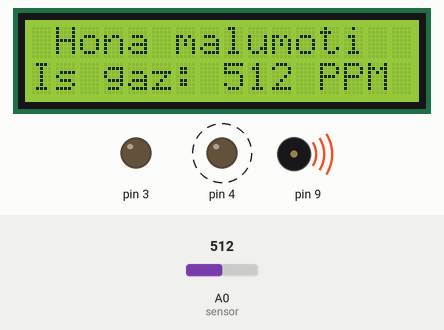
Bench run of a sketch on a simulated Arduino Uno, built with avr-gcc and run on an emulated ATmega328P. On the bench: 16×2 character LCD, output pins drawn as LEDs (lit = HIGH), buzzer (waves = sounding). Dashed ring = blinking. The inputs (shaded band) are chosen by the test bench; at power-on: A0 (sensor) = 512. Pins used as bus, display or sensor lines are not drawn; what the sketch prints to the serial monitor is not drawn.

Above: at 1.3 s.
1.4 s: A0 (sensor) set to 163
At 2.5 s:
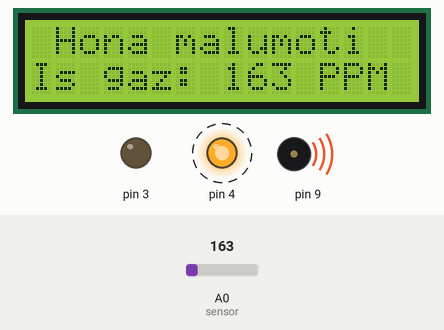
4.9 s: A0 (sensor) set to 134
At 6.0 s:
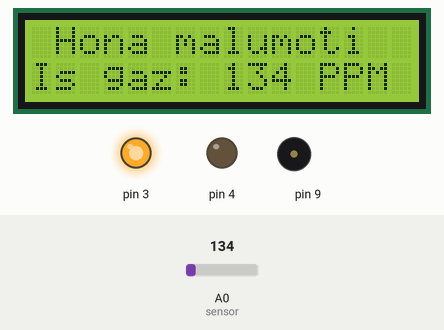
6.8 s: A0 (sensor) set to 160
At 7.16 s:
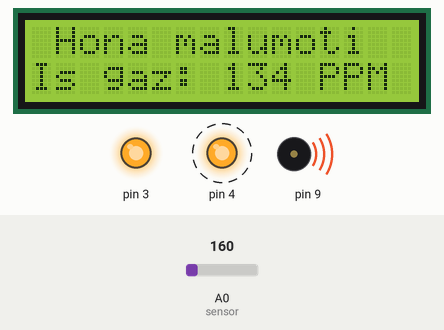
Timing chart, 0 to 14.5 s (numbered marks = the images above; inputs shaded):
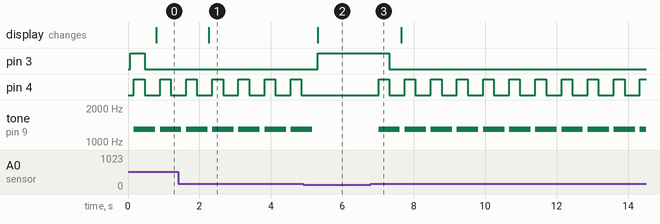

The sketch:

Hakaton_code2.ino
```cpp
 #include <LiquidCrystal_I2C.h>
#include <SimpleDHT.h>

 LiquidCrystal_I2C lcd(0x27,16,2);

int pinDHT11 = 2;
SimpleDHT11 dht11;

int sensor = A0;
int gaz;

void setup() {
  //Serial.begin(9600);
  lcd.init();
  lcd.backlight();
  Serial.begin(9600);
  pinMode(3, OUTPUT);
pinMode(2, OUTPUT);
pinMode(4, OUTPUT);
pinMode(9, OUTPUT);
pinMode(A0, INPUT);
digitalWrite(3, 1);
}

void loop() {


gaz = analogRead(sensor);

Serial.println(gaz);
delay(100);


if (gaz > 150)
{


digitalWrite(4, 1);
digitalWrite(2, 0);
tone(9, 1300);
delay(300);
digitalWrite(4, 0);
digitalWrite(2, 1);

digitalWrite(3, 0);
delay(300);
noTone(9);

lcd.clear();
lcd.setCursor(1, 0);
lcd.print("Hona malumoti");
lcd.setCursor(0, 1);
lcd.print("Is gaz: " );
lcd.setCursor(8, 1);
lcd.print(gaz);
lcd.setCursor(12, 1);
lcd.print("PPM" );


}
else
{
lcd.clear();
lcd.setCursor(1, 0);
lcd.print("Hona malumoti");
lcd.setCursor(0, 1);
lcd.print("Is gaz: " );
lcd.setCursor(8, 1);
lcd.print(gaz);
lcd.setCursor(12, 1);
lcd.print("PPM" );


noTone(9);
digitalWrite(2, 0);
digitalWrite(3, 1);

digitalWrite(4, 0);
delay(300);
}


}
```

Measured:
- the behaviour switches between 151 and 150 on A0 (sensor) (found by bisection; images 1 and 2)
- after the input at 1.4 s, the display: changes after 0.86 s (image 1)
- after the input at 4.9 s, pin 3: LOW → HIGH after 0.42 s; pin 4: stops changing and stays LOW; tone on pin 9: goes on until 5.2 s, then stays silent; the display: changes after 0.42 s (image 2)
- after the input at 6.8 s, pin 3: HIGH → LOW after 0.51 s; pin 4: alternates HIGH for 0.30 s and LOW for 0.43 s, starting after 0.21 s; tone on pin 9: alternates 1300 Hz for 0.60 s and silent for 0.13 s, starting after 0.21 s
- by itself, pin 4: alternates HIGH for 0.30 s and LOW for 0.43 s
- by itself, tone on pin 9: alternates 1300 Hz for 0.60 s and silent for 0.13 s
